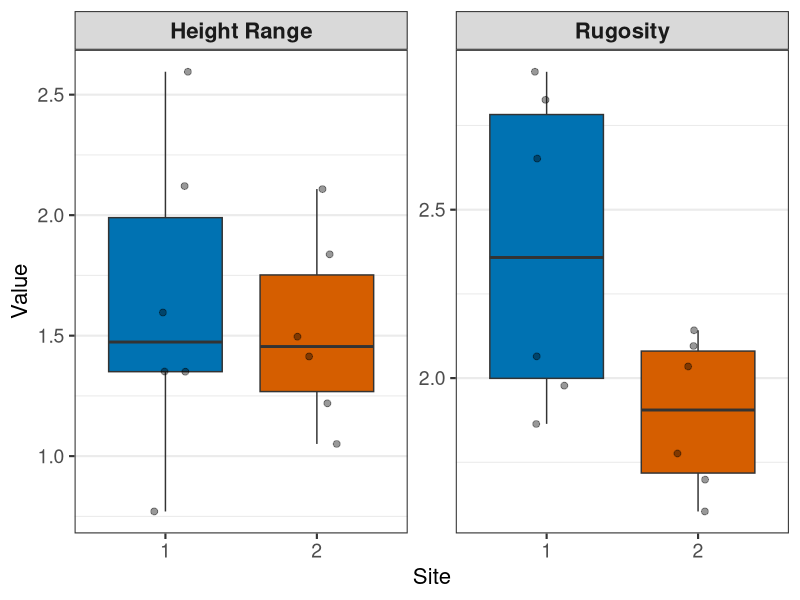

R code for this plot:

library(tidyverse)


RDH_allreef <- read.csv("RDH_AllReef_V2.csv")


RDH_long <- RDH_allreef %>%
  pivot_longer(
    cols = c(Rugosity, HeightRange),
    names_to = "Metric",
    values_to = "Value"
  ) %>%
  mutate(
    Metric = recode(
      Metric,
      "Rugosity" = "Rugosity",
      "HeightRange" = "Height Range"
    ))



allreefplot_v2 <- ggplot(RDH_long, aes(x = as.factor(Site), y = Value, fill = as.factor(Site))) +
  geom_boxplot()+
  geom_jitter(
    width = 0.15,
    alpha = 0.4,
    size = 2
  ) +
  facet_wrap(~Metric, scales = "free_y") +
  scale_fill_manual(
    values = c("#0072B2", "#D55E00"),  # Okabe-Ito palette
    name = ""
  ) +
  labs(
    x = "Site",
    y = "Value"
  ) +
  theme_bw(base_size = 16) +
  theme(
    strip.text = element_text(size = 16, face = "bold"),
    axis.title = element_text(size = 16),
    axis.text = element_text(size = 14),
    legend.title = element_text(size = 15),
    legend.text = element_text(size = 14),
    legend.position = "none",
    panel.grid.major.x = element_blank()
  )
  
